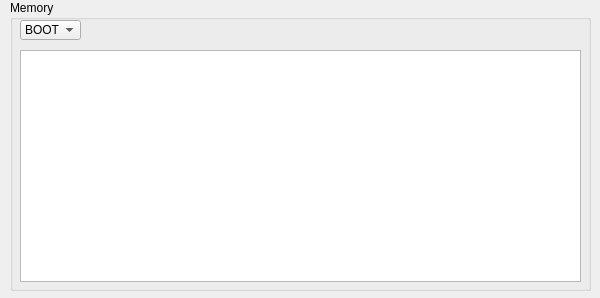
<?xml version="1.0" encoding="UTF-8"?>
<ui version="4.0">
 <class>MemoryViewer</class>
 <widget class="QWidget" name="MemoryViewer">
  <property name="geometry">
   <rect>
    <x>0</x>
    <y>0</y>
    <width>600</width>
    <height>298</height>
   </rect>
  </property>
  <property name="windowTitle">
   <string>Form</string>
  </property>
  <widget class="QGroupBox" name="groupBox">
   <property name="geometry">
    <rect>
     <x>10</x>
     <y>0</y>
     <width>581</width>
     <height>291</height>
    </rect>
   </property>
   <property name="title">
    <string>Memory</string>
   </property>
   <widget class="QComboBox" name="comboBox">
    <property name="geometry">
     <rect>
      <x>10</x>
      <y>20</y>
      <width>61</width>
      <height>20</height>
     </rect>
    </property>
    <property name="sizePolicy">
     <sizepolicy hsizetype="Preferred" vsizetype="Fixed">
      <horstretch>0</horstretch>
      <verstretch>0</verstretch>
     </sizepolicy>
    </property>
    <property name="styleSheet">
     <string notr="true"/>
    </property>
    <item>
     <property name="text">
      <string>BOOT</string>
     </property>
    </item>
    <item>
     <property name="text">
      <string>ROM</string>
     </property>
    </item>
   </widget>
   <widget class="QTableWidget" name="tableWidget">
    <property name="geometry">
     <rect>
      <x>10</x>
      <y>50</y>
      <width>561</width>
      <height>232</height>
     </rect>
    </property>
    <property name="styleSheet">
     <string notr="true">alternate-background-color: rgb(195,195,195);</string>
    </property>
    <property name="sizeAdjustPolicy">
     <enum>QAbstractScrollArea::AdjustIgnored</enum>
    </property>
    <property name="editTriggers">
     <set>QAbstractItemView::NoEditTriggers</set>
    </property>
    <property name="alternatingRowColors">
     <bool>true</bool>
    </property>
    <property name="gridStyle">
     <enum>Qt::SolidLine</enum>
    </property>
    <attribute name="horizontalHeaderDefaultSectionSize">
     <number>100</number>
    </attribute>
   </widget>
  </widget>
 </widget>
 <resources/>
 <connections/>
</ui>
